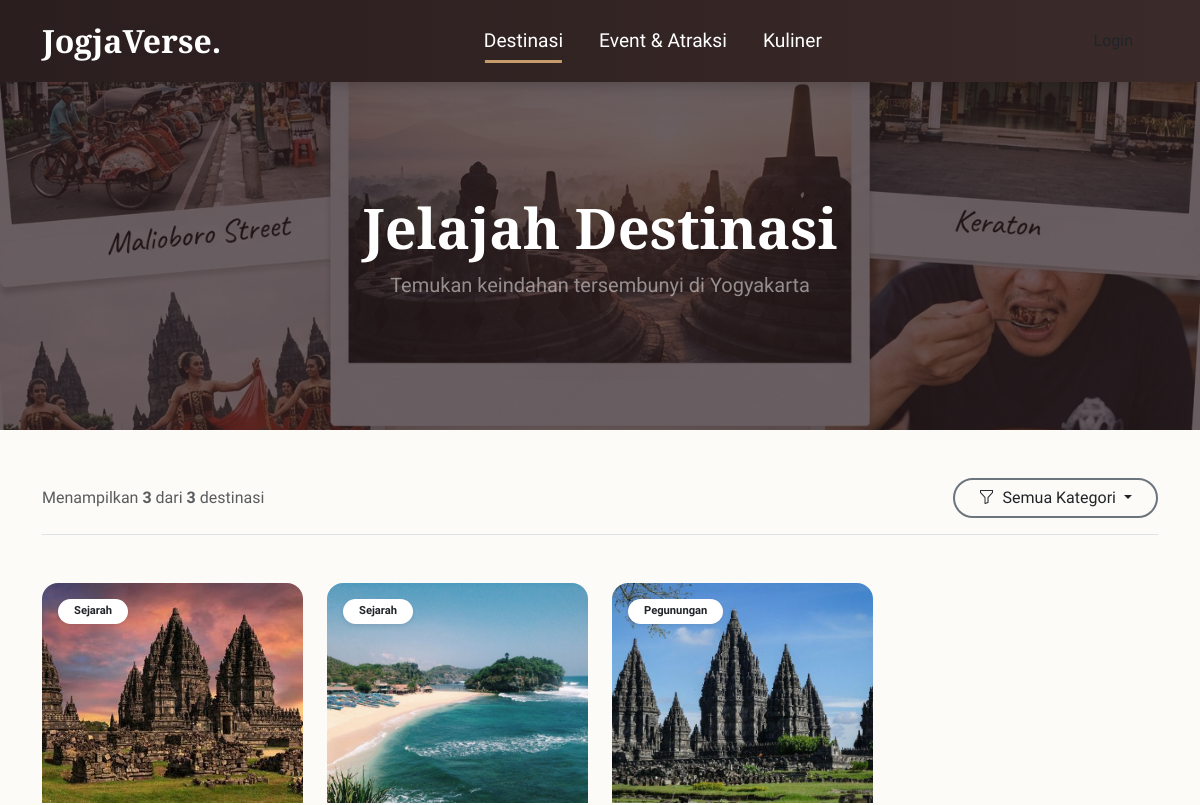
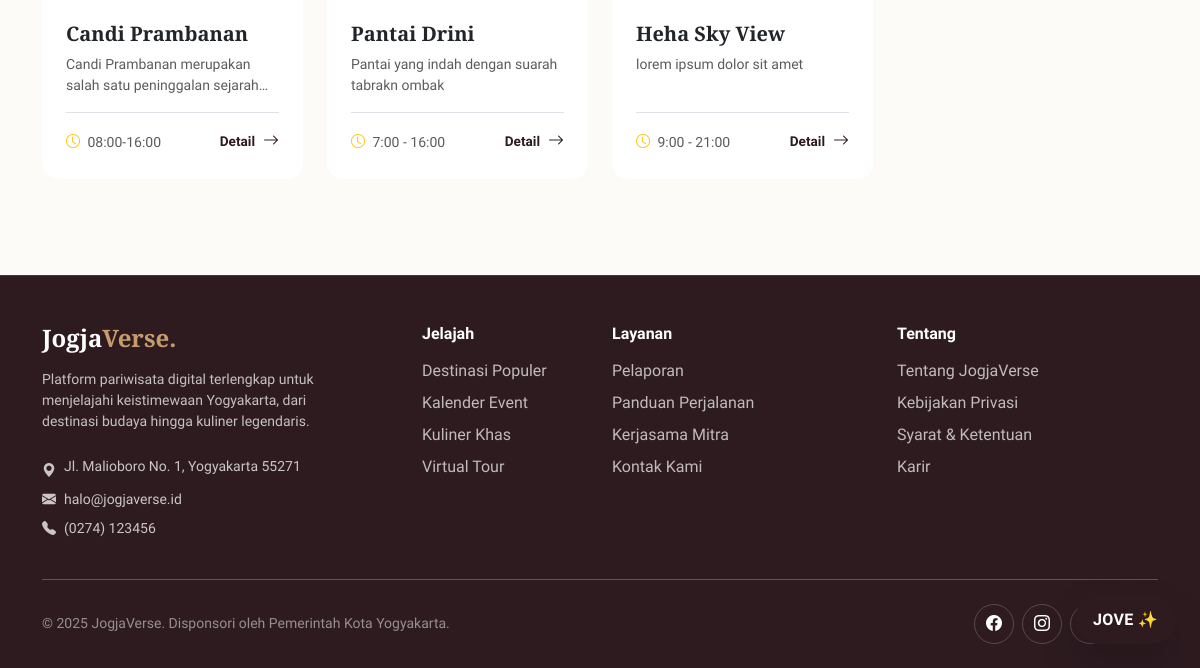
The page /public/user/php/destinasiLainnya.php on the database as committed earlier (2 pictures, top to bottom).
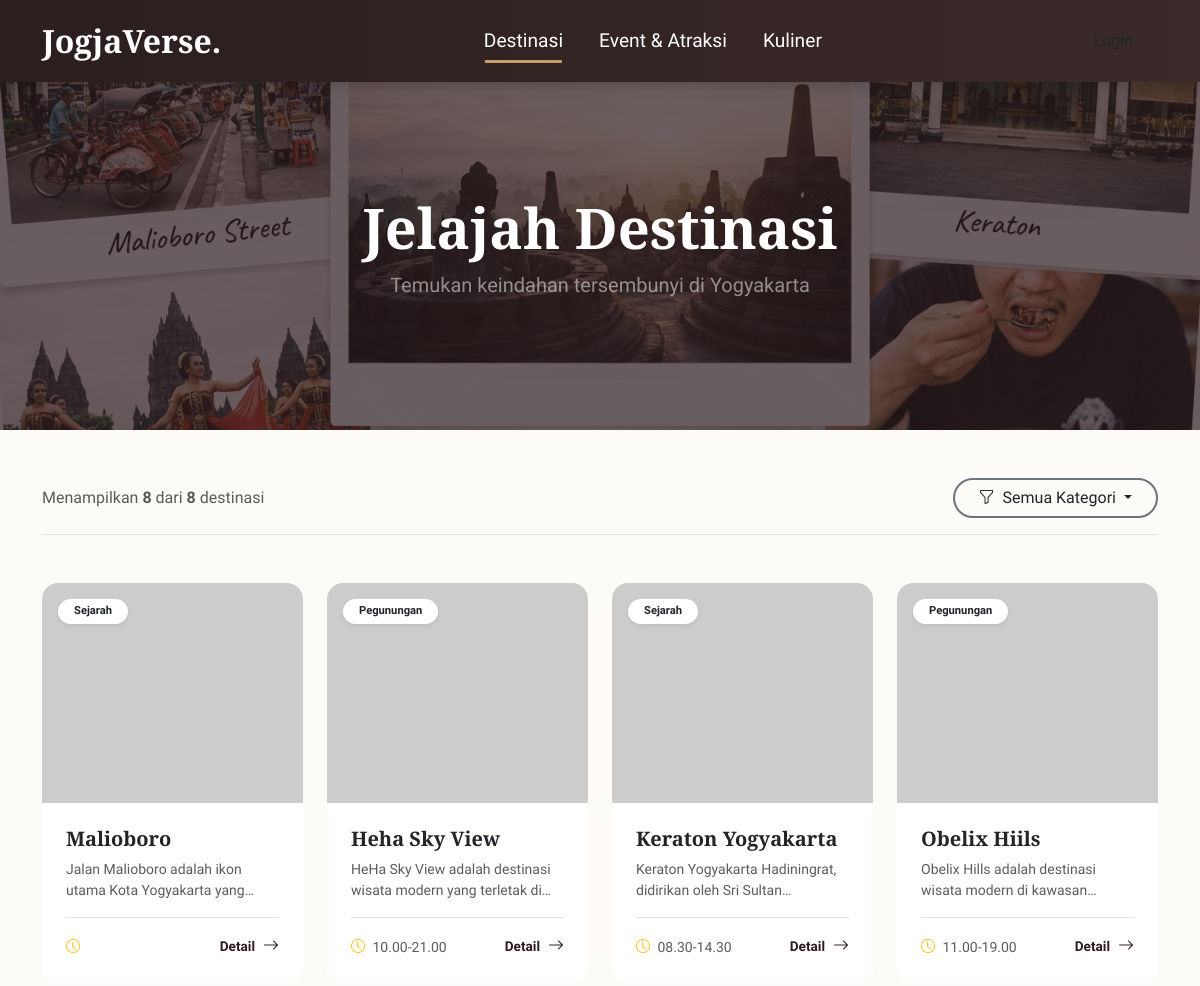
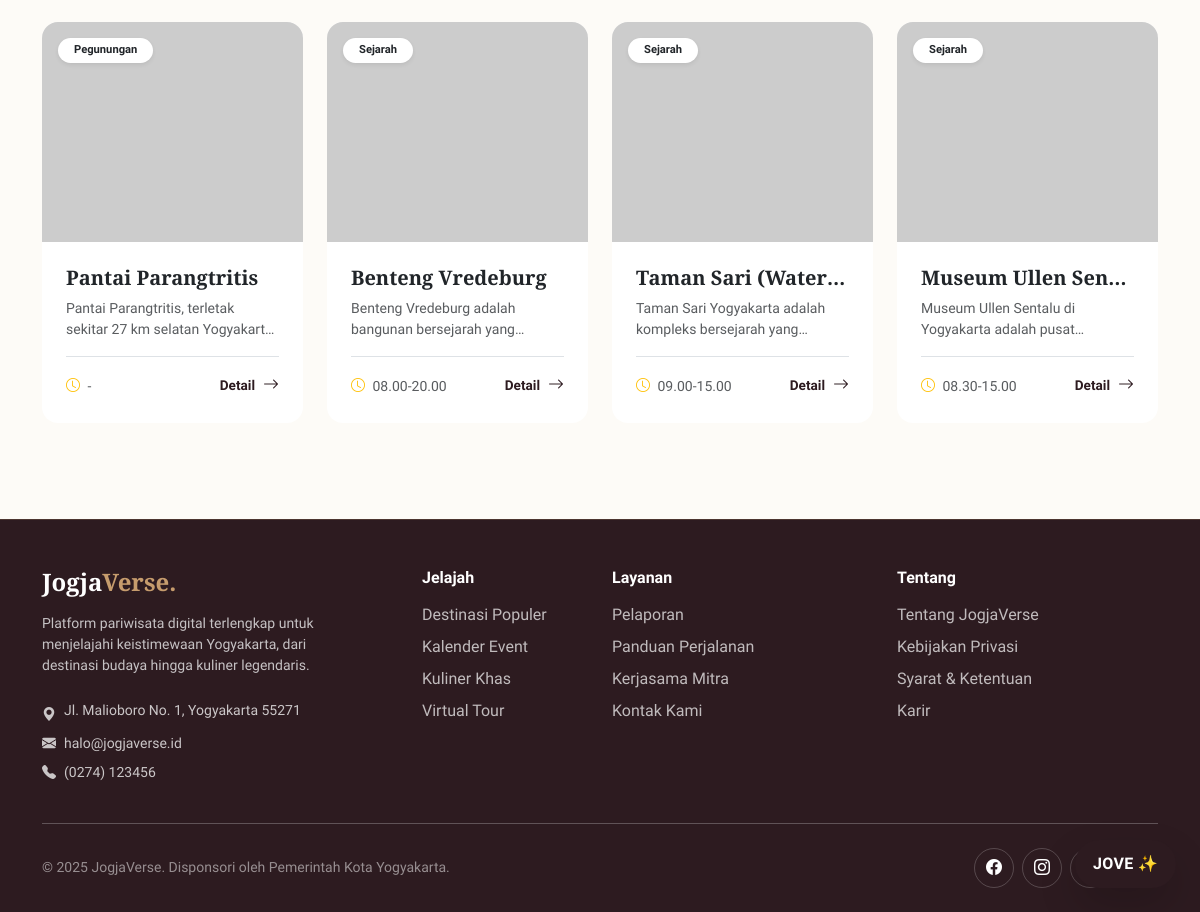
The same page on the database as committed later (2 pictures, top to bottom).
### tables this page shows
CREATE TABLE `destinasi` (
  `id_destinasi` bigint UNSIGNED NOT NULL,
  `id_kategori` bigint UNSIGNED DEFAULT NULL,
  `nama` varchar(160) NOT NULL,
  `slug` varchar(180) NOT NULL,
  `deskripsi` text,
  `alamat` varchar(255) DEFAULT NULL,
  `kota` varchar(80) DEFAULT NULL,
  `latitude` decimal(10,7) DEFAULT NULL,
  `longitude` decimal(10,7) DEFAULT NULL,
  `jam_operasional` varchar(120) DEFAULT NULL,
  `harga_tiket` int UNSIGNED DEFAULT '0',
  `nomor_kontak` varchar(30) DEFAULT NULL,
  `gambar_sampul_url` varchar(255) DEFAULT NULL,
  `status` enum('draft','publish','arsip') NOT NULL DEFAULT 'draft',
  `dibuat_oleh` bigint UNSIGNED DEFAULT NULL,
  `dibuat_pada` datetime NOT NULL DEFAULT CURRENT_TIMESTAMP,
  `diubah_pada` datetime DEFAULT NULL ON UPDATE CURRENT_TIMESTAMP
);

CREATE TABLE `kategori` (
  `id_kategori` bigint UNSIGNED NOT NULL,
  `nama` varchar(80) NOT NULL,
  `tipe` enum('destinasi','event','atraksi','kuliner') NOT NULL,
  `dibuat_pada` datetime NOT NULL DEFAULT CURRENT_TIMESTAMP
);

### public/user/php/destinasiLainnya.php (the view, shortened to what this page needs)
<?php
require_once __DIR__ . "/../../../config/koneksi.php";
$limit = 12;
$page = isset($_GET['page']) ? (int)$_GET['page'] : 1;
$page = ($page < 1) ? 1 : $page;
$offset = ($page - 1) * $limit;
$kategori_id = isset($_GET['kategori']) ? (int)$_GET['kategori'] : 0;
$where_clause = "WHERE d.status = 'publish' AND k.tipe = 'destinasi'";
$query_count = "
    SELECT COUNT(*) as total
    FROM destinasi d
    JOIN kategori k ON d.id_kategori = k.id_kategori
    $where_clause
";
$result_count = mysqli_query($koneksi, $query_count);
$row_count = mysqli_fetch_assoc($result_count);
$total_data = $row_count['total'];
$query_data = "
    SELECT
        d.id_destinasi AS id,
        d.nama AS nama_destinasi,
        d.deskripsi AS deskripsi_singkat,
        k.nama AS kategori,
        d.gambar_sampul_url AS gambar,
        d.jam_operasional AS estimasi_waktu
    FROM destinasi d
    JOIN kategori k ON d.id_kategori = k.id_kategori
    $where_clause
    ORDER BY d.dibuat_pada DESC
    LIMIT $limit OFFSET $offset
";
$result = mysqli_query($koneksi, $query_data);
?>
<!DOCTYPE html>
<html lang="id">
<head>
  <link href="https://cdn.jsdelivr.net/npm/bootstrap@5.3.8/dist/css/bootstrap.min.css" rel="stylesheet">
  <link href="https://cdn.jsdelivr.net/npm/bootstrap-icons@1.13.1/font/bootstrap-icons.min.css" rel="stylesheet">
  <link rel="stylesheet" href="../css/destinasiLainnya.css">
</head>
<body class="navbar-solid">
<?php include __DIR__ . '/includes/navbar.php'; ?>
<section id="background">
  <div class="text-center" data-aos="fade-up">
    <h1 class="fw-bold text-white display-4 mb-2">Jelajah Destinasi</h1>
    <p class="text-white-50 fs-5">Temukan keindahan tersembunyi di Yogyakarta</p>
  </div>
</section>
<section class="py-5">
  <div class="container" data-aos="fade-up">
      <div class="d-flex flex-column flex-md-row justify-content-between align-items-center mb-5 pb-3 border-bottom gap-3">
          <div class="text-muted">
              Menampilkan <strong><?= mysqli_num_rows($result) ?></strong> dari <strong><?= $total_data ?></strong> destinasi
          </div>
          <div class="dropdown">
            <button class="btn btn-outline-secondary dropdown-toggle rounded-pill px-4 text-dark border-2" type="button" data-bs-toggle="dropdown" aria-expanded="false">
                <i class="bi bi-funnel me-2"></i><?= ($kategori_id > 0) ? 'Kategori Terpilih' : 'Semua Kategori' ?>
            </button>
          </div>
      </div>
      <div class="row g-4">
        <?php if (mysqli_num_rows($result) > 0): ?>
            <?php while ($row = mysqli_fetch_assoc($result)):
                $img_url = !empty($row['gambar']) ? $row['gambar'] : 'https://placehold.co/600x400?text=Destinasi';
            ?>
            <div class="col-sm-6 col-md-4 col-lg-3">
              <div class="card card-destinasi h-100">
                <div class="position-relative overflow-hidden" style="height: 220px;">
                  <img src="<?= htmlspecialchars($img_url) ?>"
                       class="w-100 h-100 object-fit-cover"
                       alt="<?= htmlspecialchars($row['nama_destinasi']) ?>"
                       onerror="this.src='https://placehold.co/600x400?text=No+Image'">
                  <span class="position-absolute top-0 start-0 m-3 px-3 py-1 bg-white rounded-pill fw-bold shadow-sm text-dark"
                        style="font-size:0.7rem;">
                    <?= htmlspecialchars($row['kategori']) ?>
                  </span>
                </div>
                <div class="card-body p-4 d-flex flex-column">
                  <h5 class="fw-bold mb-2 fs-5 font-serif text-truncate">
                    <?= htmlspecialchars($row['nama_destinasi']) ?>
                  </h5>
                  <p class="text-muted mb-3 flex-grow-1 small" style="line-height:1.5; display: -webkit-box; -webkit-line-clamp: 2; -webkit-box-orient: vertical; overflow: hidden;">
                    <?= htmlspecialchars($row['deskripsi_singkat']) ?>
                  </p>
                  <div class="d-flex justify-content-between align-items-center pt-3 border-top">
                    <span class="text-muted small">
                      <i class="bi bi-clock me-1 text-warning"></i>
                      <?= htmlspecialchars($row['estimasi_waktu']) ?>
                    </span>
                    <a href="detailDestinasi.php?id=<?= $row['id'] ?>" class="link-gold-animated">
                       Detail <i class="bi bi-arrow-right"></i>
                    </a>
                  </div>
                </div>
              </div>
            </div>
            <?php endwhile; ?>
        <?php endif; ?>
      </div>
  </div>
</section>
<?php include __DIR__ . '/includes/footer.php'; ?>
<?php include __DIR__ . '/partials/jove_widget.php'; ?>
<link rel="stylesheet" href="../css/jove.css">
</body>
</html>

### public/user/php/includes/navbar.php (shortened to what this page needs)
<?php
$base_url = defined('BASE_URL') ? BASE_URL : '';
if (!function_exists('h')) {
  function h($value) {
    return htmlspecialchars((string)$value, ENT_QUOTES, 'UTF-8');
  }
}
if (!function_exists('active_class')) {
  function active_class(bool $condition): string {
    return $condition ? 'active' : '';
  }
}
$is_logged_in = !empty($_SESSION['login']) && $_SESSION['login'] === true;
$nav_user = null;
$display_name = $nav_user['nama_lengkap']
  ?? $nav_user['username']
  ?? ($_SESSION['nama_lengkap'] ?? $_SESSION['username'] ?? 'User');
$avatar_url = trim((string)($nav_user['foto_profil_url'] ?? ($_SESSION['foto_profil_url'] ?? '')));
$initial_source = $display_name !== '' ? $display_name : 'U';
$avatar_initial = strtoupper(substr($initial_source, 0, 1));
$current_page = basename($_SERVER['PHP_SELF'] ?? '');
$dest_pages = ['destinasiLainnya.php', 'detailDestinasi.php'];
$event_pages = ['eventLainnya.php', 'detailEvent.php', 'checkoutEvent.php', 'pembayaranEvent.php', 'suksesPembayaranEvent.php', 'tiketEvent.php'];
$kuliner_pages = ['kulinerLainnya.php', 'detailKuliner.php'];
$is_dest = in_array($current_page, $dest_pages, true);
$is_event = in_array($current_page, $event_pages, true);
$is_kuliner = in_array($current_page, $kuliner_pages, true);
?>
<nav id="mainNavbar" class="navbar navbar-expand-lg fixed-top navbar-dark navbar-transparent">
  <div class="container">
    <a class="navbar-brand fw-bold" href="<?= $base_url ?>/public/user/php/landingpageclean.php">
      Jogja<span style="color: #C69C6D;">Verse.</span>
    </a>
    <div class="collapse navbar-collapse" id="navbarNav">
      <ul class="navbar-nav mx-auto mb-2 mb-lg-0 text-center">
        <li class="nav-item">
          <a class="nav-link <?= active_class($is_dest) ?>" href="<?= $base_url ?>/public/user/php/destinasiLainnya.php">Destinasi</a>
        </li>
        <li class="nav-item">
          <a class="nav-link <?= active_class($is_event) ?>" href="<?= $base_url ?>/public/user/php/eventLainnya.php">Event & Atraksi</a>
        </li>
        <li class="nav-item">
          <a class="nav-link <?= active_class($is_kuliner) ?>" href="<?= $base_url ?>/public/user/php/kulinerLainnya.php">Kuliner</a>
        </li>
      </ul>
      <div class="d-flex justify-content-center align-items-center gap-2">
        <?php if ($is_logged_in): ?>
          <a href="<?= $base_url ?>/public/user.php?tab=overview" class="d-flex align-items-center text-decoration-none">
            <?php if ($avatar_url !== ''): ?>
              <img src="<?= h(build_asset_url($avatar_url)) ?>" alt="Profile" style="width:35px; height:35px; border-radius:50%; object-fit:cover; margin-right:8px;">
            <?php else: ?>
              <span class="d-inline-flex align-items-center justify-content-center text-white fw-semibold" style="width:35px; height:35px; border-radius:50%; background:#C69C6D; margin-right:8px; font-size:0.9rem;">
                <?= h($avatar_initial) ?>
              </span>
            <?php endif; ?>
            <span class="text-white fw-medium d-none d-md-inline" style="font-size: 0.95rem;">Akun</span>
          </a>
        <?php else: ?>
          <a href="<?= $base_url ?>/public/login.php" class="btn btn-gold px-4">Login</a>
        <?php endif; ?>
      </div>
    </div>
  </div>
</nav>

### public/user/php/includes/footer.php (shortened to what this page needs)
<?php
$base_url = defined('BASE_URL') ? BASE_URL : '';
$pelaporan_target = '/public/user/php/pelaporan.php';
$pelaporan_link = $base_url . $pelaporan_target;
if (empty($_SESSION['login']) || $_SESSION['login'] !== true) {
  $pelaporan_link = $base_url . "/public/login.php?redirect_to=" . urlencode($pelaporan_target);
}
?>
<footer class="footer-custom pt-5 mt-5">
  <div class="container">
    <div class="row gy-4">
      <div class="col-lg-4 pe-lg-5">
        <div class="d-flex align-items-center mb-3">
          <h5 class="mb-0 fw-bold footer-brand">
             Jogja<span style="color: #C69C6D;">Verse.</span>
          </h5>
        </div>
        <p class="small text-light opacity-75 mb-4">
          Platform pariwisata digital terlengkap untuk menjelajahi keistimewaan Yogyakarta, dari destinasi budaya hingga kuliner legendaris.
        </p>
        <ul class="list-unstyled small opacity-75">
          <li class="mb-2 d-flex align-items-start">
            <i class="bi bi-geo-alt-fill icon-gold me-2 mt-1"></i>
            <span>Jl. Malioboro No. 1, Yogyakarta 55271</span>
          </li>
          <li class="mb-2 d-flex align-items-center">
            <i class="bi bi-envelope-fill icon-gold me-2"></i>
            <span>halo@jogjaverse.id</span>
          </li>
          <li class="d-flex align-items-center">
            <i class="bi bi-telephone-fill icon-gold me-2"></i>
            <span>(0274) 123456</span>
          </li>
        </ul>
      </div>
      <div class="col-lg-2 col-6">
        <h6 class="fw-bold mb-3 text-white">Jelajah</h6>
        <ul class="list-unstyled footer-link">
          <li><a href="#destinasi">Destinasi Populer</a></li>
          <li><a href="#event">Kalender Event</a></li>
          <li><a href="#kuliner">Kuliner Khas</a></li>
          <li><a href="#">Virtual Tour</a></li>
        </ul>
      </div>
      <div class="col-lg-3 col-6">
        <h6 class="fw-bold mb-3 text-white">Layanan</h6>
        <ul class="list-unstyled footer-link">
          <li><a href="<?= h($pelaporan_link) ?>">Pelaporan</a></li>
          <li><a href="#">Panduan Perjalanan</a></li>
          <li><a href="#">Kerjasama Mitra</a></li>
          <li><a href="#">Kontak Kami</a></li>
        </ul>
      </div>
      <div class="col-lg-3 col-6">
        <h6 class="fw-bold mb-3 text-white">Tentang</h6>
        <ul class="list-unstyled footer-link">
          <li><a href="#">Tentang JogjaVerse</a></li>
          <li><a href="#">Kebijakan Privasi</a></li>
          <li><a href="#">Syarat & Ketentuan</a></li>
          <li><a href="#">Karir</a></li>
        </ul>
      </div>
    </div>
    <hr class="border-light opacity-10 my-4">
    <div class="d-flex flex-column flex-md-row justify-content-between align-items-center pb-4 gap-3">
      <small class="opacity-50">
        &copy; 2025 JogjaVerse. Disponsori oleh Pemerintah Kota Yogyakarta.
      </small>
      <div class="d-flex gap-2">
        <a href="#" class="social-icon"><i class="bi bi-facebook"></i></a>
        <a href="#" class="social-icon"><i class="bi bi-instagram"></i></a>
        <a href="#" class="social-icon"><i class="bi bi-twitter-x"></i></a>
        <a href="#" class="social-icon"><i class="bi bi-youtube"></i></a>
      </div>
    </div>
  </div>
</footer>

### public/user/php/partials/jove_widget.php (shortened to what this page needs)
<div id="jove-widget" class="jove-widget" data-endpoint="api/jove_chat.php">
  <button id="jove-toggle" class="jove-toggle" type="button" aria-controls="jove-panel" aria-expanded="false">
    JOVE ✨
  </button>
</div>

### public/user/css/destinasiLainnya.css (style rules this page uses)
:root { --primary-nav: #2D1B20; --primary-color: #2D1B20; --secondary-color: #C69C6D; }
body { font-family: 'Plus Jakarta Sans', sans-serif; background-color: #FDFBF7; }
h1, h2, h3, .navbar-brand, .font-serif { font-family: 'Playfair Display', serif; }
.navbar { transition: all 0.4s ease; padding: 0.75rem 0; }
.navbar-brand { font-size: 2rem; }
.nav-link { font-size: 1.2rem; margin: 0 10px; font-weight: 500; position: relative; }
body.navbar-solid .navbar { background: linear-gradient(90deg, #2b1e1e, #3b2a2a); backdrop-filter: blur(10px); box-shadow: 0 4px 12px rgba(0,0,0,.18); }
body.navbar-solid .navbar .nav-link, body.navbar-solid .navbar-brand, body.navbar-solid .navbar span { color: #ffffff !important; }
.nav-link::after { content: ''; position: absolute; width: 0; height: 3px; bottom: 0px; left: 50%; background-color: var(--secondary-color); transition: all 0.3s ease; transform: translateX(-50%); }
.nav-link:hover::after, .nav-link.active::after { width: 80%; }
#background { background: linear-gradient(rgba(45, 27, 32, 0.7), rgba(45, 27, 32, 0.7)), url('../img/jelajahdestinasi.png'); background-color: var(--primary-color); background-size: cover; background-position: center; height: 350px; display: flex; align-items: center; justify-content: center; margin-top: 80px; }
.card-destinasi { border: none; border-radius: 16px; overflow: hidden; transition: transform 0.3s cubic-bezier(0.175, 0.885, 0.32, 1.275), box-shadow 0.3s ease; background: #fff; }
.link-gold-animated { font-family: 'Plus Jakarta Sans', sans-serif; font-weight: 700; color: var(--primary-color); text-decoration: none; position: relative; display: inline-flex; align-items: center; gap: 8px; font-size: 0.85rem; transition: color 0.3s ease; padding-bottom: 2px; }
.link-gold-animated i { font-size: 1rem; transition: transform 0.3s ease; }
.link-gold-animated::after { content: ''; position: absolute; width: 0; height: 2px; bottom: 0px; left: 50%; background-color: var(--secondary-color); transition: all 0.3s ease; transform: translateX(-50%); }
.footer-custom { background-color: var(--primary-nav); color: #fff; font-family: 'Plus Jakarta Sans', sans-serif; border-top: 1px solid rgba(198, 156, 109, 0.2); }
.footer-brand { font-family: 'Playfair Display', serif; font-size: 1.5rem; color: #fff; }
.footer-link a { color: rgba(255,255,255,0.7); text-decoration: none; transition: all 0.3s; display: inline-block; margin-bottom: 8px; }
.social-icon { width: 40px; height: 40px; display: inline-flex; align-items: center; justify-content: center; border: 1px solid rgba(255,255,255,0.2); border-radius: 50%; color: #fff; transition: all 0.3s; text-decoration: none; }
.icon-gold { color: var(--secondary-nav); }

### public/user/css/jove.css (style rules this page uses)
:root { --jove-primary: #2d1b20; --jove-accent: #c69c6d; --jove-bg: #fdf8f2; --jove-border: #eee2d6; --jove-shadow: 0 18px 40px rgba(0, 0, 0, 0.16); }
.jove-widget { position: fixed; right: 24px; bottom: 24px; z-index: 1200; font-family: "Plus Jakarta Sans", sans-serif; }
.jove-toggle { border: none; background: var(--jove-primary); color: #fff; padding: 12px 18px; border-radius: 999px; font-weight: 700; letter-spacing: 0.3px; box-shadow: var(--jove-shadow); cursor: pointer; }

Rows that differ between the two databases and show on the page:
removed destinasi: gambar_sampul_url (picture), id_kategori.nama "Sejarah", nama "Candi Prambanan", deskripsi "Candi Prambanan merupakan salah satu peninggalan…", jam_operasional "08:00-16:00"
removed destinasi: gambar_sampul_url (picture), id_kategori.nama "Sejarah", nama "Pantai Drini", deskripsi "Pantai yang indah dengan suarah tabrakn ombak", jam_operasional "7:00 - 16:00"
removed destinasi: gambar_sampul_url (picture), id_kategori.nama "Pegunungan", nama "Heha Sky View", deskripsi "lorem ipsum dolor sit amet", jam_operasional "9:00 - 21:00"
added destinasi: id_kategori.nama "Sejarah", nama "Malioboro", deskripsi "Jalan Malioboro adalah ikon utama Kota Yogyakarta…"
added destinasi: id_kategori.nama "Pegunungan", nama "Heha Sky View", deskripsi "HeHa Sky View adalah destinasi wisata modern yang terletak…", jam_operasional "10.00-21.00"
added destinasi: id_kategori.nama "Sejarah", nama "Keraton Yogyakarta", deskripsi "Keraton Yogyakarta Hadiningrat, didirikan oleh Sri…", jam_operasional "08.30-14.30"
added destinasi: id_kategori.nama "Pegunungan", nama "Obelix Hiils", deskripsi "Obelix Hills adalah destinasi wisata modern di…", jam_operasional "11.00-19.00"
added destinasi: id_kategori.nama "Pegunungan", nama "Pantai Parangtritis", deskripsi "Pantai Parangtritis, terletak sekitar 27 km selatan…", jam_operasional "-"
added destinasi: id_kategori.nama "Sejarah", nama "Benteng Vredeburg", deskripsi "Benteng Vredeburg adalah bangunan bersejarah…", jam_operasional "08.00-20.00"
added destinasi: id_kategori.nama "Sejarah", nama "Taman Sari (Water…", deskripsi "Taman Sari Yogyakarta adalah kompleks bersejarah…", jam_operasional "09.00-15.00"
added destinasi: id_kategori.nama "Sejarah", nama "Museum Ullen Sen…", deskripsi "Museum Ullen Sentalu di Yogyakarta adalah…", jam_operasional "08.30-15.00"
Other text that changed with them:
mysqli_num_rows($result): "3" → "8"
$total_data: "3" → "8"
